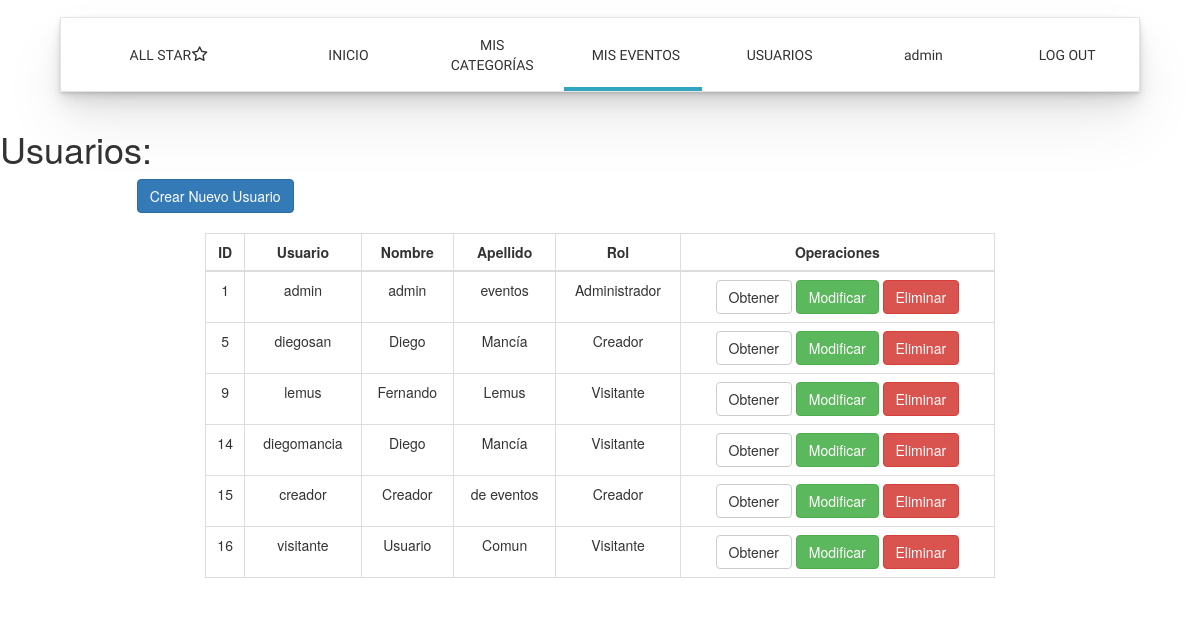
The app's page /usuarios/index.php (signed in), older data.
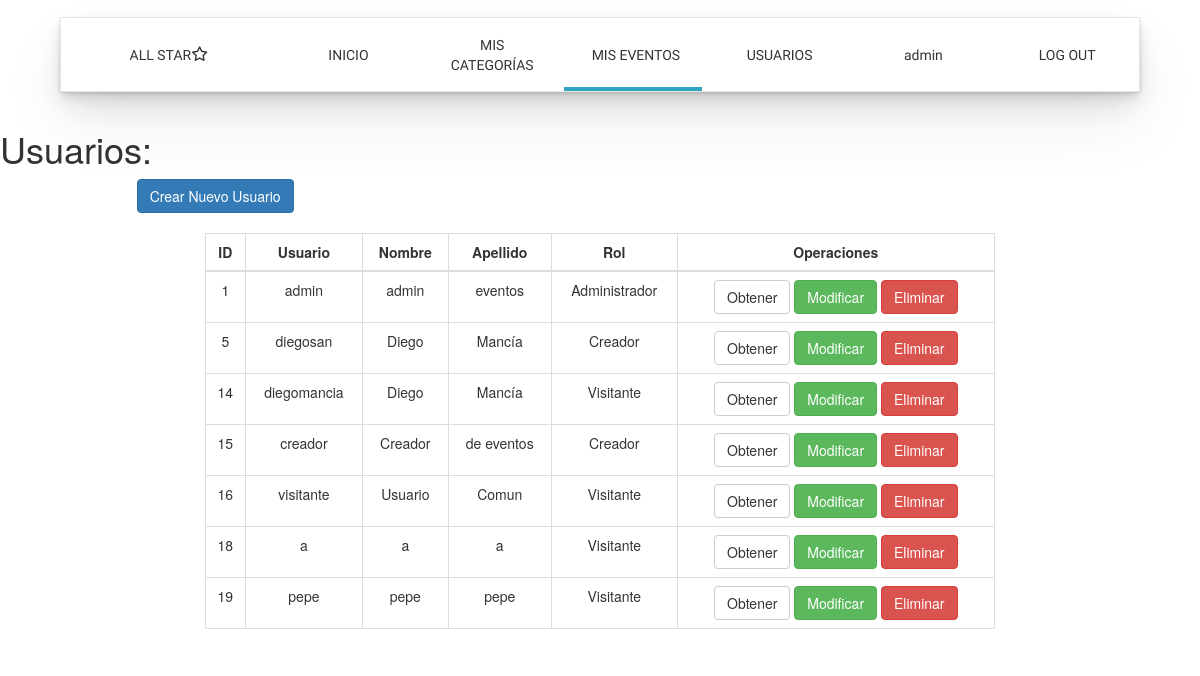
The same page, newer data.
### tables this page shows
CREATE TABLE IF NOT EXISTS `usuario` (
  `idUsuario` int(11) NOT NULL AUTO_INCREMENT,
  `Username` varchar(20) NOT NULL,
  `Password` varchar(35) NOT NULL,
  `Nombre` varchar(50) NOT NULL,
  `Apellido` varchar(50) NOT NULL,
  `Genero` char(1) NOT NULL,
  `Rolusuario` int(11) NOT NULL,
  PRIMARY KEY (`idUsuario`),
  UNIQUE KEY `user_nameforUser` (`Username`),
  KEY `User_ROLuser` (`Rolusuario`)
);

### usuarios/index.php (the view, shortened to what this page needs)
<?php
$rol = getRolSession();
?>
<!DOCTYPE html>
<html lang="es">
<head>
    <link rel="stylesheet" href="css/bootstrap.min.css" />
    <link rel="stylesheet" href="../css/menu.style.css">
    <link rel="stylesheet" href="css/dashboard.css">
    <link rel="stylesheet" href="../css/icomoon/style.css">
</head>
<body>
<?php
require_once('../vista/menu_vista.php');
$menu = new HTMLMENU(2, $rol);
?>
    <?php $menu->createMenu(); ?>
<div class="content">
	<div class="row">
		<div class="col-md-12">
			<div class="row">
				<div class="col-offset-2 col-md-8">
					<h1>Usuarios:</h1>
				</div>
			</div>
		</div>
	</div>
	<div class="row">
		<div class="col-offset-2 col-md-8">
			<div class="row">
				<div class="col-md-offset-2 col-md-8">
					<a href="create.php" class="btn btn-primary">Crear Nuevo Usuario</a>
				</div>
			</div>
		</div>
	</div>
	<br>
    <div class="row">
        <div class="col-md-offset-2 col-md-8">
			<table class="table table-bordered">
				<thead >
					<tr>
						<th class="text-center">ID</th>
						<th class="text-center">Usuario</th>
						<th class="text-center">Nombre</th>
						<th class="text-center">Apellido</th>
						<th class="text-center">Rol</th>
						<th class="text-center">Operaciones</th>
					</tr>
				</thead>
				<tbody>
					<?php
						$pdocn = Database::connect();
						$sql = ('SELECT * FROM usuario ORDER BY idUsuario ASC');
						foreach ($pdocn->query($sql) as $row) {
						switch ($row['Rolusuario']) {
							case 1:
								$rolU = "Administrador";
								break;
							case 2:
								$rolU = "Creador";
								break;
							case 3:
								$rolU = "Visitante";
								break;
						}
						echo 	'<tr>
									<td class="text-center">'.$row["idUsuario"].'</td>
									<td class="text-center">'.$row["Username"].'</td>
									<td class="text-center">'.$row["Nombre"].'</td>
									<td class="text-center">'.$row["Apellido"].'</td>
									<td class="text-center">'.$rolU.'</td>
									<td class="text-center">
										<a href="read.php?id='.$row["idUsuario"].'" class="btn btn-default">Obtener</a>
										<a href="update.php?id='.$row["idUsuario"].'" class="btn btn-success">Modificar</a>
										<a href="confirmacion.php?id='.$row["idUsuario"].'" class="btn btn-danger">Eliminar</a>
									</td>
								</tr>';
						}
					 ?>
				</tbody>
			</table>
        </div>
    </div>
</div>
</body>
</html>

### vista/menu_vista.php (shortened to what this page needs)
<?php
    class HTMLMENU{
        private $menuClass = 0;
        private $opciones = array("INICIO", "CATEGORÍAS", "EVENTOS", "", "", "LOG IN");
        private $links = array(
            "../dashboard/index.php",
            "../categoria/index.php",
            "../evento/index.php",
            "../usuarios/index.php",
            "",
            "../login/login.php"
        );
        private $line_width = 25;
        private $countItems = "";
        public function __construct($typeMenu, $session = 'u'){
            switch($session){
                case 1:
                    $this->opciones[1] =  "MIS CATEGORÍAS";
                    $this->opciones[2] =  "MIS EVENTOS";
                    $this->opciones[3] =  "USUARIOS";
                    $this->opciones[4] = isset($_SESSION['username'])?$_SESSION['username']:"USERNAME";
                    $this->opciones[5] =  "LOG OUT";
                    $this->links[5] = "../login/logout.php";
                    $this->line_width = 16;
                    $this->countItems= "6-";
                break;
            }
            switch($typeMenu){
                case 2:
                    $this->menuClass = "start-" . $this->countItems . "mis";
                break;
            }
        }
        public function createMenu(){
            $items = "";
            foreach($this->opciones as $key => $opcion){
                if( $opcion != "" ){
                    $items .= <<<DFM
                    <a href='{$this->links[$key]}' class='menu-item' id='item-{$this->countItems}{$key}'>{$opcion}</a>\n
                    DFM;
                }
            }
            $header =<<<AAA
<header>
    <nav>
        <div class='titulo'>ALL STAR <span class='icon-star'></span></div>
        <div id='menu'>
            {$items}
            <div id='line' class='{$this->menuClass}' style="width:{$this->line_width}%;">
            </div>
        </div>
    </nav>
</header>
<script src='../js/menuscript.js'></script>
AAA;
            echo $header;
        }
    }
?>

Row changes from the older to the newer data that the page shows:
removed usuario: idUsuario "9", Username "lemus", Nombre "Fernando", Apellido "Lemus", Rolusuario "Visitante"
added usuario: idUsuario "18", Username "a", Nombre "a", Apellido "a", Rolusuario "Visitante"
added usuario: idUsuario "19", Username "pepe", Nombre "pepe", Apellido "pepe", Rolusuario "Visitante"
